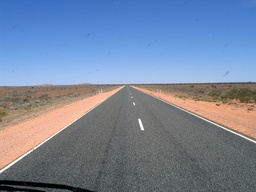
#> input picture hw2/data/img02.jpg, 256 x 192 px, shrunk from 512 x 384 before the run; its folder holds only this picture in this run
$ python 201616908-YounginSim-HW2.py
#> lines starting #> are read from the running program, lines starting #| are printed output that depends on the picture; after the words box and inside, x2 and y2 are one past the last pixel; in counts of white or black regions, pixels touching at a corner belong together
import math
import glob
import numpy as np
from PIL import Image, ImageDraw
from itertools import combinations

# parameters

datadir = './data'
resultdir = './results'

# you can calibrate these parameters

sigma = 2
highThreshold = 0.3
lowThreshold = 0.05
rhoRes = 1
thetaRes = math.pi / 180

nLines = 20

is_debug = 2


def convolve(input_image, Kernel):
    """
    Args:
        input_image (numpy array): input array
        Kernel (numpy array): kernel shape of (height, width)
    Return:
        convolved image (numpy array)
    """
    shape = input_image.shape
    kernel_shape = Kernel.shape
    if len(kernel_shape) < 2:
        kernel_shape += (1,)

    input_image = replication_padding(input_image, kernel_shape)

    Kernel = np.flip(Kernel)  # flip Kernel

    kernel_x, kernel_y = kernel_shape
    result = []

    for i in range(shape[0]):
        for j in range(shape[1]):
            result.append((input_image[i:i + kernel_x, j:j + kernel_y] * Kernel).sum())
    result = np.array(result).reshape(shape)
    output_image = result

    return output_image


def replication_padding(input_image, size):
    size_x = (size[0] - 1) // 2
    size_y = (size[1] - 1) // 2
    tmp = []
    for arr in input_image:
        left = list([arr[0]]) * size_y
        right = list([arr[-1]]) * size_y
        tmp.append(left + list(arr) + right)

    output_image = np.array([tmp[0]] * size_x + tmp + [tmp[-1]] * size_x)

    return output_image


def ConvFilter(Igs, G):
    # TODO ...
    return convolve(Igs, G)


def connect_edge(Im_nms, Im_th, i, j):
    if not (0 <= i < Im_nms.shape[0] and 0 <= j < Im_nms.shape[1]):
        return
    if Im_th[i, j] > 0:
        return
    if Im_nms[i, j] > lowThreshold:
        Im_th[i, j] = 1
        dxs = [-1, -1, -1, 0, 0, 1, 1, 1]
        dys = [-1, 0, 1, -1, 1, -1, 0, 1]

        for dx in dxs:
            for dy in dys:
                connect_edge(Im_nms, Im_th, i + dx, i + dy)


def EdgeDetection(Igs, sigma, highThreshold, lowThreshold):
    # TODO ...

    # gaussian filtering
    size = (9, 9)

    gaussian_x = np.array(
        [(1.0 / np.sqrt(2 * np.pi * (sigma ** 2))) * np.exp(-((i - (size[0] // 2)) ** 2) / (2 * (sigma ** 2))) for i
         in range(size[0])], np.float32)
    gaussian_x = gaussian_x / gaussian_x.sum()
    gaussian_y = np.array(
        [(1.0 / np.sqrt(2 * np.pi * (sigma ** 2))) * np.exp(-((i - (size[1] // 2)) ** 2) / (2 * (sigma ** 2))) for i
         in range(size[1])], np.float32)
    gaussian_y = gaussian_y / gaussian_y.sum()

    Ig_x = ConvFilter(Igs, gaussian_x.reshape(size[0], 1))
    Ig = ConvFilter(Ig_x, gaussian_y.reshape(1, size[1]))
    # [10 lines of commented-out code are left out]
    sobel_x = np.array([[-1, 0, 1], [-2, 0, 2], [-1, 0, 1]], np.float32)
    sobel_y = np.array([[1, 2, 1], [0, 0, 0], [-1, -2, -1]], np.float32)

    Ix = ConvFilter(Ig, sobel_x)
    Iy = ConvFilter(Ig, sobel_y)

    # [7 lines of commented-out code are left out]

    Im = np.sqrt(Ix * Ix + Iy * Iy)

    # arc tangent of x1/x2
    # return [-pi, pi]
    Io = np.arctan2(Iy, Ix)

    # [7 lines of commented-out code are left out]
    Im_nms = np.zeros(Im.shape)
    for i in range(1, Im.shape[0] - 1):
        for j in range(1, Im.shape[1] - 1):
            theta = Io[i, j]
            param = (0, 0, 0, 0, 0)
            if 0 <= theta < np.pi / 4 or -np.pi <= theta < -np.pi * 3 / 4:
                param = (np.abs(np.tan(theta)), 1, 0, 1)
            elif np.pi / 4 <= theta < np.pi / 2 or -np.pi * 3 / 4 <= theta < -np.pi / 2:
                param = (np.abs(1 / np.tan(theta)), 1, -1, 0)
            elif np.pi / 2 <= theta < np.pi * 3 / 4 or -np.pi / 2 <= theta < -np.pi / 4:
                param = (np.abs(1 / np.tan(theta)), -1, -1, 0)
            else:  # np.pi * 3 / 4 <= theta <= np.pi or -np.pi / 4 <= theta < 0:
                param = (np.abs(np.tan(theta)), -1, 0, -1)

            a = param[0]
            p = a * Im[i - 1, j + param[1]] + (1 - a) * Im[i+param[2], j + param[3]]
            r = a * Im[i + 1, j - param[1]] + (1 - a) * Im[i-param[2], j - param[3]]

            if Im[i, j] > max(p, r):
                Im_nms[i, j] = Im[i, j]
            else:
                Im_nms[i, j] = 0

    # if is_debug == 2:
    #     image = Image.fromarray(Im_nms * 255)
    #     image.show()

    # Double Thresholding : include edge connected
    Im_th = np.zeros(Im_nms.shape)
    for i in range(1, Im_nms.shape[0] - 1):
        for j in range(1, Im_nms.shape[1] - 1):
            if Im_nms[i, j] > highThreshold:
                connect_edge(Im_nms, Im_th, i, j)

    for i in range(1, Im_nms.shape[0] - 1):
        for j in range(1, Im_nms.shape[1] - 1):
            if Im_th[i, j] > 0:
                connect_edge(Im_nms, Im_th, i, j)
    # if is_debug == 3:
    #     image = Image.fromarray(Im_th * 255)
    #     image.show()

    return Im_th, Io, Ix, Iy


def HoughTransform(Im, rhoRes, thetaRes):
    # TODO ...
    size_x, size_y = Im.shape
    diagonal = np.round(np.sqrt(size_x ** 2 + size_y ** 2))  # max of x cos + y sin

    thetas = np.arange(-90, 90, int(thetaRes * 180 / np.pi))
    thetas = np.deg2rad(thetas)

    cos_thetas = np.cos(thetas)
    sin_thetas = np.sin(thetas)

    H = np.zeros((int(2 * diagonal // rhoRes), len(thetas)))

    for i in range(size_x):
        for j in range(size_y):
            if Im[i, j] > 0:
                for theta_idx in range(len(thetas) - 1):
                    # calculate the rho : diagonal is added for a positive index
                    rho = int(round(j * cos_thetas[theta_idx] + i * sin_thetas[theta_idx])) + diagonal
                    rho_idx = int(rho // rhoRes)
                    H[rho_idx, theta_idx] += 1

    # if is_debug == 3:
    #     image = Image.fromarray(H / H.max() * 255)
    #     image.show()

    return H

def range_min_max_coordinates(i, nhood_size_x, size_x):
    # if idx_x is too close to the edges choose appropriate values
    if (i - (nhood_size_x // 2)) < 0:
        min_x = 0
    else:
        min_x = i - (nhood_size_x // 2)

    if (i + (nhood_size_x // 2) + 1) > size_x:
        max_x = size_x
    else:
        max_x = i + (nhood_size_x // 2) + 1
    return min_x, max_x


def HoughLines(H, rhoRes, thetaRes, nLines):
    # TODO ...
    # reference https://gist.github.com/bygreencn/6a900fd2ff5d0101473acbc3783c4d92
    # but I think another idea
    size_x, size_y = H.shape
    H1 = H.copy()
    nhood_size_x, nhood_size_y = 5, 5
    for i in range(size_x):
        for j in range(size_y):

            min_x, max_x = range_min_max_coordinates(i, nhood_size_x, size_x)
            min_y, max_y = range_min_max_coordinates(j, nhood_size_y, size_y)

            is_valid = True
            for x in range(min_x, max_x):
                for y in range(min_y, max_y):
                    if H[i, j] < H[x, y]:
                        is_valid = False
                        break
                if not is_valid:
                    break

            if is_valid:
                H1[i, j] = H[i, j]
            else:
                H1[i, j] = 0

    image = Image.fromarray(H1 / H1.max() * 255)
    # image.show()
    lRho = []
    lTheta = []
    dist_constraint = int(np.sqrt(size_x**2 + size_y**2) * 0.03)
    cnt = 0
    while True:
        idx = np.argmax(H1)  # find argmax in flattened array
        H1_idx = np.unravel_index(idx, H1.shape)  # remap to shape of H
        h_rho, h_theta = H1_idx[0], H1_idx[1]
        a = [(elem[0]-h_rho)**2 + (elem[1]-h_theta)**2 for elem in zip(lRho, lTheta)]
        H1[h_rho, h_theta] = 0
        is_valid = True
        for an in a:
            if an < dist_constraint:
                is_valid = False
        if is_valid:
            lRho.append(h_rho)
            lTheta.append(h_theta)
            cnt += 1
        if cnt >= nLines:
            break
    # [10 lines of commented-out code are left out]

    lRho = np.array(lRho)
    lTheta = np.array(lTheta)/(math.pi / 180 / thetaRes) - 90
    # print(lRho, lTheta)
    return lRho, lTheta


# dist^2
def distSquare(x1, y1, x2, y2):
    return (x1 - x2) ** 2 + (y1 - y2) ** 2


def HoughLineSegments(lRho, lTheta, Im):
    # TODO ...
    '''
    idea) (rho, theta)에 해당하는 직선을 paper_accumulated 에 담는다. 두 번 이상 지난 점은 교점이라는 가정을 이용하여 교점을 구한다.
    각 직선과 위에서 구한 점과의 교 집합은 한 라인의 교점들이다. 그 교점들 사이의 거리가 가장 긴 segment를 구한다.
    '''
    l = [dict() for x in range(nLines)]
    size_x, size_y = Im.shape
    im_threshold_x, im_threshold_y = 8, 8
    group_threshold_x, group_threshold_y = size_x//60, size_y//60
    for idx in range(nLines):
        paper = Image.fromarray(np.zeros(Im.shape))
        draw = ImageDraw.Draw(paper)

        diagonal = int(np.ceil(np.hypot(size_x, size_y)))
        cos_theta = np.cos(np.deg2rad(lTheta))
        sin_theta = np.sin(np.deg2rad(lTheta))

        if lTheta[idx] != 0:
            x1 = 0
            y1 = int(round(((lRho[idx] * rhoRes) - diagonal - x1 * cos_theta[idx]) / sin_theta[idx]))
            x2 = size_y - 1
            y2 = int(round(((lRho[idx] * rhoRes) - diagonal - x2 * cos_theta[idx]) / sin_theta[idx]))
            draw.line((x1, y1, x2, y2), fill="white", width=1)
        else:  # vertical
            x = int(round((lRho[idx] * rhoRes) - diagonal / cos_theta[idx]))
            draw.line((0, x, size_y, x), fill="white", width=1)

        paper = np.array(paper)
        group_idx = 1
        group = [[]]
        for i in range(size_x):
            for j in range(size_y):
                if paper[i, j] > 0:
                    min_x, max_x = range_min_max_coordinates(i, im_threshold_x, size_x)
                    min_y, max_y = range_min_max_coordinates(j, im_threshold_y, size_y)

                    is_valid = False
                    for x in range(min_x, max_x):
                        for y in range(min_y, max_y):
                            if Im[x, y] > 0:
                                is_valid = True
                                break
                        if is_valid:
                            break

                    if is_valid:
                        min_k, max_k = range_min_max_coordinates(i, group_threshold_x, size_x)
                        min_l, max_l = range_min_max_coordinates(j, group_threshold_y, size_y)
                        is_group = False
                        cur_idxs = set([])
                        for k in range(min_k, max_k):
                            for ll in range(min_l, max_l):
                                for idxx in range(group_idx):
                                    if (k, ll) in group[idxx]:
                                        cur_idxs.add(idxx)
                                        is_group = True

                        if is_group:
                            for cur_idx in cur_idxs:
                                group[cur_idx].append((i, j))
                        else:
                            group.append([])
                            group[group_idx].append((i, j))
                            group_idx += 1

        dist = 0
        l[idx]['start'] = (0, 0)
        l[idx]['end'] = (0, 0)

        for g in group:
            for a, b in combinations(g, 2):
                if dist < distSquare(a[0], a[1], b[0], b[1]):
                    l[idx]['start'] = a
                    l[idx]['end'] = b
                    dist = distSquare(a[0], a[1], b[0], b[1])

    return l


def main():
    # read images
    global sigma, highThreshold, lowThreshold, rhoRes, thetaRes
    for img_path in glob.glob(datadir + '/*2.jpg'):
        # load grayscale image
        num = img_path[-5:-4]
        if num == '1':
            sigma = 2
            highThreshold = 0.2
            lowThreshold = 0.1
            rhoRes = 1.0
            thetaRes = math.pi / 180
        elif num == '2':
            sigma = 2
            highThreshold = 0.18
            lowThreshold = 0.1
            rhoRes = 1.0
            thetaRes = math.pi / 180
        elif num == '3':
            sigma = 2
            highThreshold = 0.2
            lowThreshold = 0.1
            rhoRes = 1.0
            thetaRes = math.pi / 180
        elif num == '4':
            sigma = 2
            highThreshold = 0.13
            lowThreshold = 0.06
            rhoRes = 1.0
            thetaRes = math.pi / 180
        else:
            sigma = 2
            highThreshold = 0.12
            lowThreshold = 0.05
            rhoRes = 1
            thetaRes = math.pi / 180

        img_line = Image.open(img_path)
#> img_line is the input picture: PIL image 256x192 RGB; mean R, G, B 118.7, 133.1, 156.6
        img_segment = Image.open(img_path)
        img = Image.open(img_path).convert("L")

        Igs = np.array(img)
        Igs = Igs / 255.

        # Hough function
        Im, Io, Ix, Iy = EdgeDetection(Igs, sigma, highThreshold, lowThreshold)
#> after the loop in replication_padding, `for arr in input_image:`: tmp = 192 items
#> in replication_padding, `output_image = np.array([tmp[0]] * size_x + tmp + [tmp[-1]] * size_x)`:
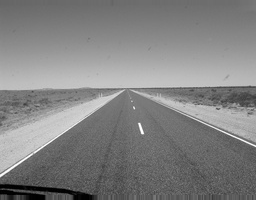
#> output_image: shape (200, 256) float64; min 0, max 1, mean 0.509
#> in convolve, `Kernel = np.flip(Kernel)`: Kernel = [0.0276, 0.0663, 0.124, 0.18, 0.204, 0.18, 0.124, 0.0663, 0.0276]
#> after the loop in convolve, `for i in range(shape[0]):`: result = 49152 items
#> the loop in replication_padding (call 2), `for arr in input_image:` made 192 passes
#> (left, right) on passes 1 to 3: ([0.401, 0.401, 0.401, 0.401], [0.463, 0.463, 0.463, 0.463]), ([0.404, 0.404, 0.404, 0.404], [0.465, 0.465, 0.465, 0.465]), ([0.409, 0.409, 0.409, 0.409], [0.467, 0.467, 0.467, 0.467])
#> in convolve (call 3), `result = np.array(result).reshape(shape)`:
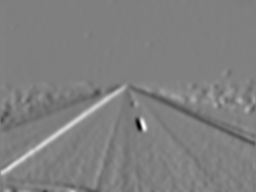
#> result: shape (192, 256) float64; min -0.509, max 0.504, mean 0.00124; drawn with min black and max white
#> in convolve (call 4), `result = np.array(result).reshape(shape)`:
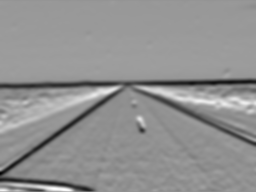
#> result: shape (192, 256) float64; min -0.641, max 0.471, mean -0.00597; drawn with min black and max white
#> in EdgeDetection, `Io = np.arctan2(Iy, Ix)`:
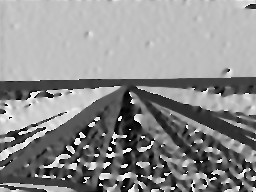
#> Io: shape (192, 256) float64; min -3.14, max 3.14, mean 0.352; drawn with min black and max white
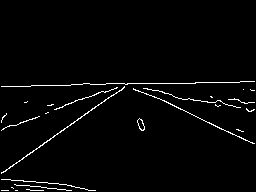
#> Im: shape (192, 256) float64; values 0 (black) and 1 (white), 2.3% white in thin lines or dots, all inside (x1, y1, x2, y2) = (1, 81, 255, 191)
        # Im
        image = Image.fromarray(Im / Im.max() * 255)
        image.convert('RGB').save('./Im.jpg')
        # image.show()
        H = HoughTransform(Im, rhoRes, thetaRes)
        lRho, lTheta = HoughLines(H, rhoRes, thetaRes, nLines)
#> after the loop in HoughLines, `while True:`:
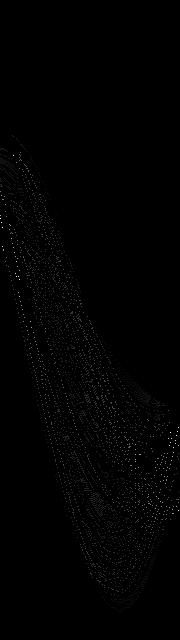
#> H1: shape (640, 180) float64; min 0, max 32, mean 0.2; drawn with min black and max white
        # H
        image = Image.fromarray(H / H.max() * 255)
        image.convert('RGB').save('H.jpg')
        # image.show()
        # plot HoughLines to the original image
        draw = ImageDraw.Draw(img_line)
        size_x, size_y = Im.shape
        for idx in range(nLines):
            diagonal = int(np.ceil(np.hypot(size_x, size_y)))
            cos_theta = np.cos(np.deg2rad(lTheta))
            sin_theta = np.sin(np.deg2rad(lTheta))

            if lTheta[idx] != 0:
                x1 = 0
                y1 = int(round(((lRho[idx] * rhoRes) - diagonal - x1 * cos_theta[idx]) / sin_theta[idx]))
                x2 = size_y - 1
                y2 = int(round(((lRho[idx] * rhoRes) - diagonal - x2 * cos_theta[idx]) / sin_theta[idx]))
                draw.line((x1, y1, x2, y2), fill="red", width=1)
            else:  # vertical
                x = int(round((lRho[idx] * rhoRes) - diagonal / cos_theta[idx]))
                draw.line((0, x, size_y, x), fill="red", width=1)

        img_line.save('houghline.jpg')
        # img_line.show()

        l = HoughLineSegments(lRho, lTheta, Im)
#> after the loop in HoughLineSegments, `for idx in range(nLines):`: paper: shape (192, 256) float32; 0.2% white in thin lines or dots, all inside (x1, y1, x2, y2) = (0, 172, 100, 192)
        # plot hough segment to the original image
        draw = ImageDraw.Draw(img_segment)
        for idx in range(nLines):
            draw.line(((l[idx]['start'][1], l[idx]['start'][0]), (l[idx]['end'][1], l[idx]['end'][0])), fill="red",
                      width=2)
        img_segment.save('segment.jpg')
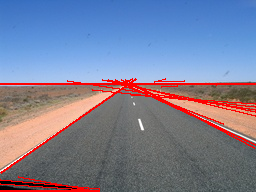
#> saved as segment.jpg: PIL image 256x192 RGB; mean R, G, B 124.8, 126.5, 150.2
        # img_segment.show()

        # saves the outputs to files
        # Im, H, Im + hough line , Im + hough line segments


if __name__ == '__main__':
    main()
